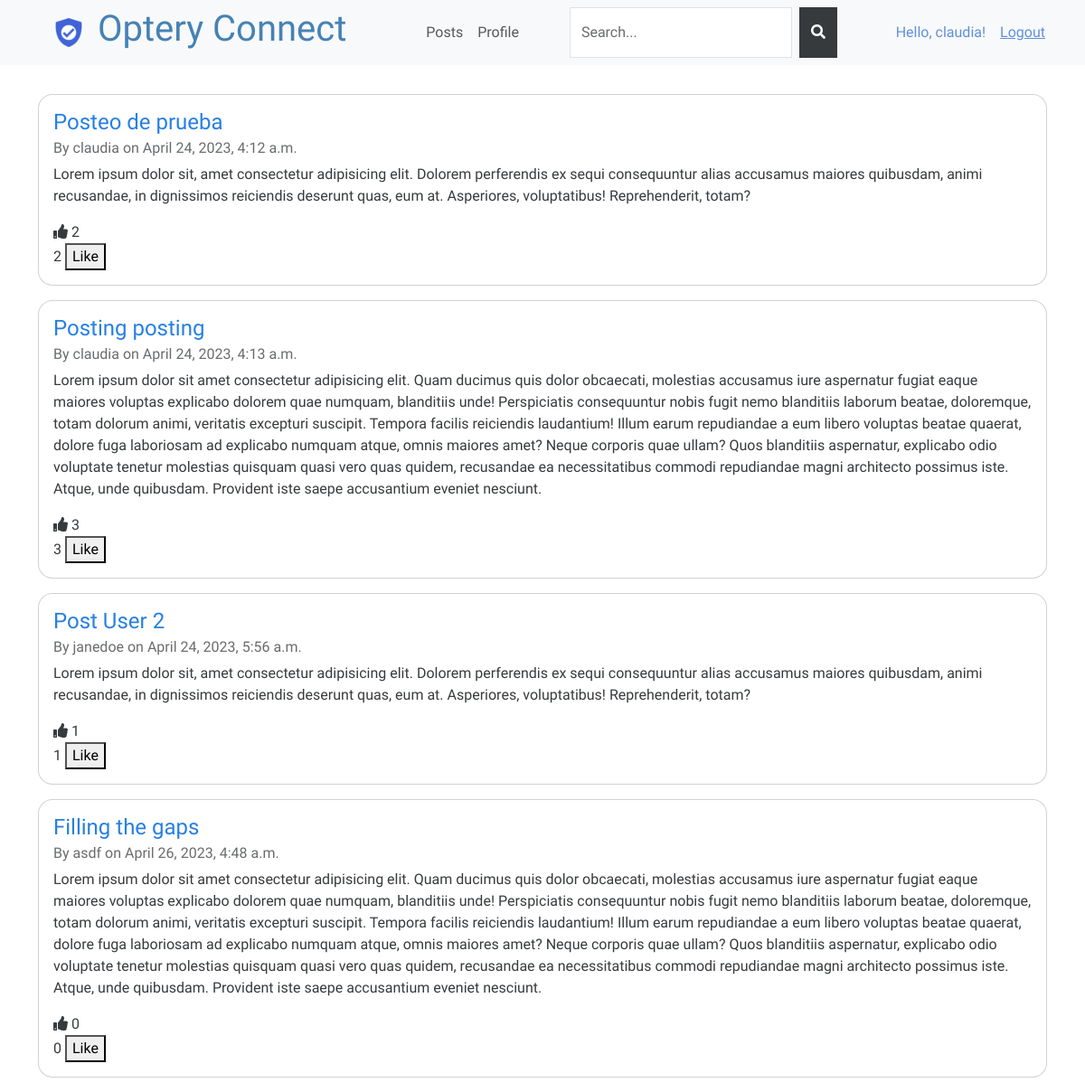
The page /social/posts/ (signed in) on the database as committed earlier.
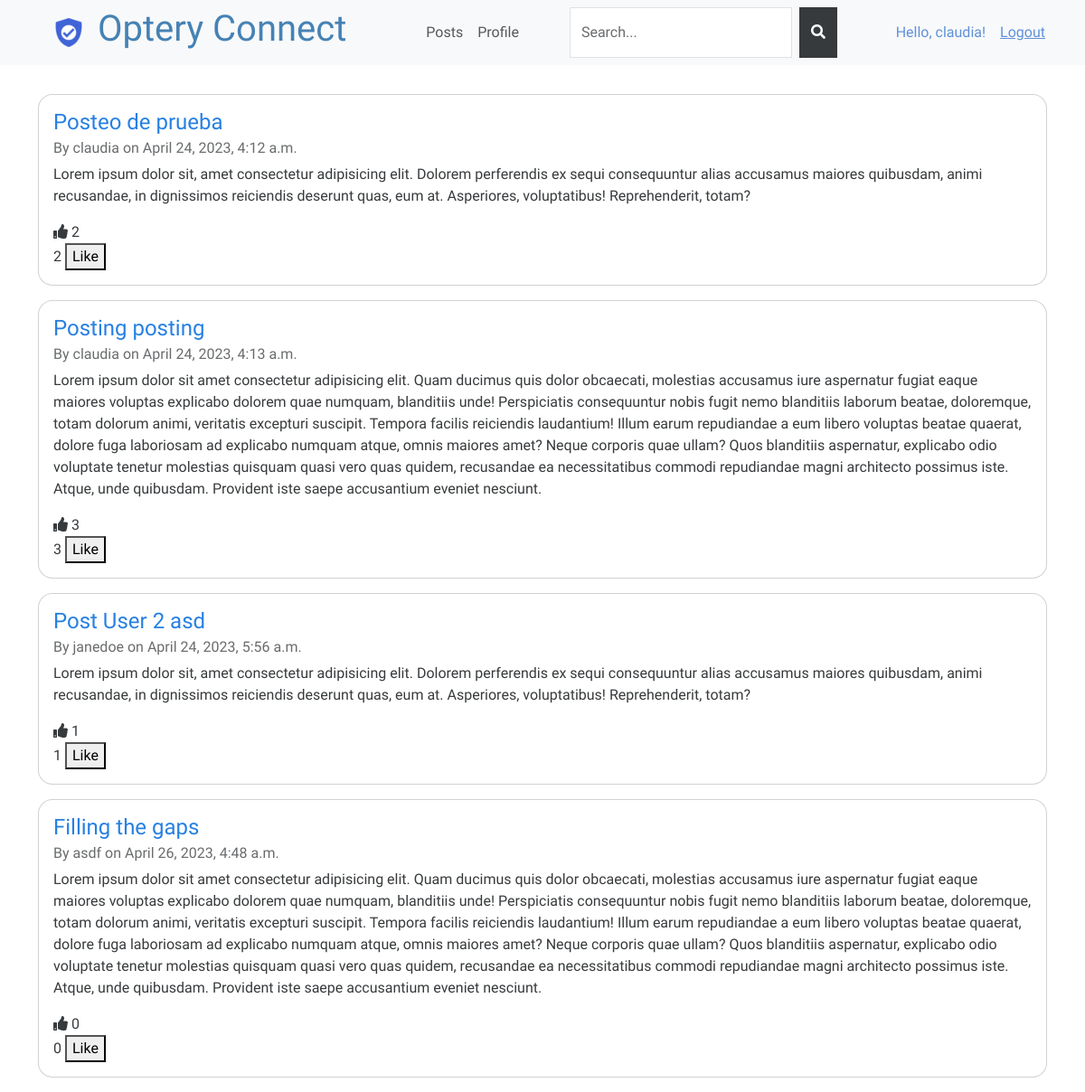
The same page on the database as committed later.
### social/models.py (models this page shows, shortened)
class Post(models.Model):
    title = models.CharField(max_length=200)
    content = models.TextField()
    date_posted = models.DateTimeField(auto_now_add=True)
    author = models.ForeignKey(User, on_delete=models.CASCADE)

### social/views.py (the view)
# urls.py: path('posts/', post_list, name='posts'),
@login_required
def post_list(request):
    posts = Post.objects.annotate(num_likes=Count('likes'))
    return render(request, 'social/post_list.html', {'posts': posts})

### templates/social/post_list.html (shortened to what this page needs)
{% extends 'base.html' %}
{% block content %}
<div class="posts" style="padding-top: 2rem;">
    {% for post in posts %}
    <div class="card">
        <div class="card-body">
            <a href="{% url 'social:post_detail' post.id %}" style="text-decoration: none;">
                <h4 class="card-title">{{ post.title }}</h4>
            </a>
            <h6 class="card-subtitle mb-2 text-muted">By {{ post.author.username }} on {{ post.date_posted }}</h6>
            <p class="card-text">{{ post.content }}</p>
            <div>
                <i class="fa fa-thumbs-up"></i>
                <span id="likes-count-{{ post.id }}"> {{ post.num_likes }} </span>
            </div>
            <div id="like-post-{{ post.id }}">
                <form hx-post="{% url 'social:like_post' post.id %}" hx-trigger="submit" hx-swap="outerHTML"
                    hx-target="#like-post-{{ post.id }}" id="like-form-{{ post.id }}" data-post-id="{{ post.id }}">
                    <span id="likes-count-{{ post.id }}">{{ post.num_likes }}</span>
                    <button type="submit" id="like-button-{{ post.id }}">
                        {% if request.user in post.like.all %}
                        Unlike
                        {% else %}
                        Like
                        {% endif %}
                    </button>
                </form>
            </div>
        </div>
    </div>
    {% endfor %}
</div>
{% endblock %}

Rows that differ between the two databases and show on the page:
changed Post "janedoe": title "Post User 2" → "Post User 2 asd"
